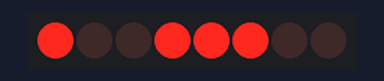
Simulated run of this program. Board: Raspberry Pi (header pin numbers). Shown: 8 shift-register outputs drawn as a row of LEDs (first output left, lit = HIGH). What the program prints to the terminal is not drawn.

Above: at 0.2 s.
At 1.2 s:
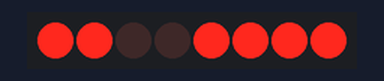
At 1.7 s:
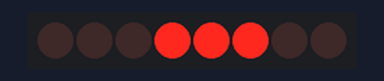
At 2.3 s:
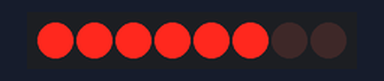
At 3.8 s:
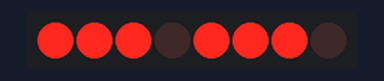
At 5.8 s:
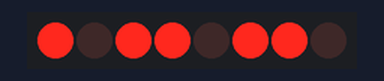
Timing chart, 0 to 7.0 s (numbered marks = the images above):
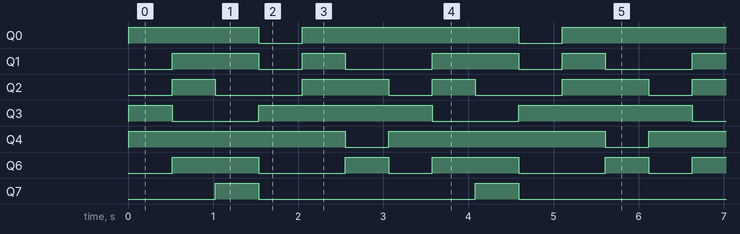

The program:

Driving_a_7_segment_display_by_74HC595.py
```python
#!/usr/bin/env python
import RPi.GPIO as GPIO
import time

SDI   = 11
RCLK  = 12
SRCLK = 13

segCode = [
	0xff, # 8.
	0x3f, # 0
	0x06, # 1
	0x5b, # 2
	0x4f, # 3
	0x66, # 4
	0x6d, # 5
	0x7d, # 6
	0x07, # 7
	0x7f, # 8
	0x6f, # 9
	0x77, # A
	0x7c, # b
	0x39, # C
	0x5e, # d
	0x79, # E
	0x71, # F
	0x80  # .
]

carlosCode = [0x39,0x77,0xF3,0x38,0x3f,0x6d]

def print_msg():
	print 'Program is running...'
	print 'Please press Ctrl+C to end the program...'

def setup():
	GPIO.setmode(GPIO.BOARD)    #Number GPIOs by its physical location
	GPIO.setup(SDI, GPIO.OUT)
	GPIO.setup(RCLK, GPIO.OUT)
	GPIO.setup(SRCLK, GPIO.OUT)
	GPIO.output(SDI, GPIO.LOW)
	GPIO.output(RCLK, GPIO.LOW)
	GPIO.output(SRCLK, GPIO.LOW)

def hc595_shift(dat):
	for bit in range(0, 8):
		GPIO.output(SDI, 0x80 & (dat << bit))
		GPIO.output(SRCLK, GPIO.HIGH)
		time.sleep(0.001)
		GPIO.output(SRCLK, GPIO.LOW)
	GPIO.output(RCLK, GPIO.HIGH)
	time.sleep(0.001)
	GPIO.output(RCLK, GPIO.LOW)

def loop():
	while True:
		for i in range(0, len(carlosCode)):
			hc595_shift(carlosCode[i])
			time.sleep(0.5)

def destroy():   #When program ending, the function is executed.
	GPIO.cleanup()

if __name__ == '__main__': #Program starting from here
	print_msg()
	setup()
	try:
		loop()
	except KeyboardInterrupt:
		destroy()
```

Measured:
- by itself, Q0: repeats every 3.1 s: LOW 0.51 s, HIGH 2.5 s
- by itself, Q1: repeats every 3.1 s: LOW 0.51 s, HIGH 0.51 s, LOW 1.0 s, HIGH 1.0 s
- by itself, Q2: repeats every 3.1 s: LOW 1.0 s, HIGH 1.0 s, LOW 0.51 s, HIGH 0.51 s
- by itself, Q3: repeats every 3.1 s: LOW 1.0 s, HIGH 2.0 s
- by itself, Q4: alternates HIGH for 2.5 s and LOW for 0.51 s
- by itself, Q6: repeats every 3.1 s: LOW 1.0 s, HIGH 0.51 s, LOW 0.51 s, HIGH 1.0 s
- by itself, Q7: alternates HIGH for 0.51 s and LOW for 2.5 s
